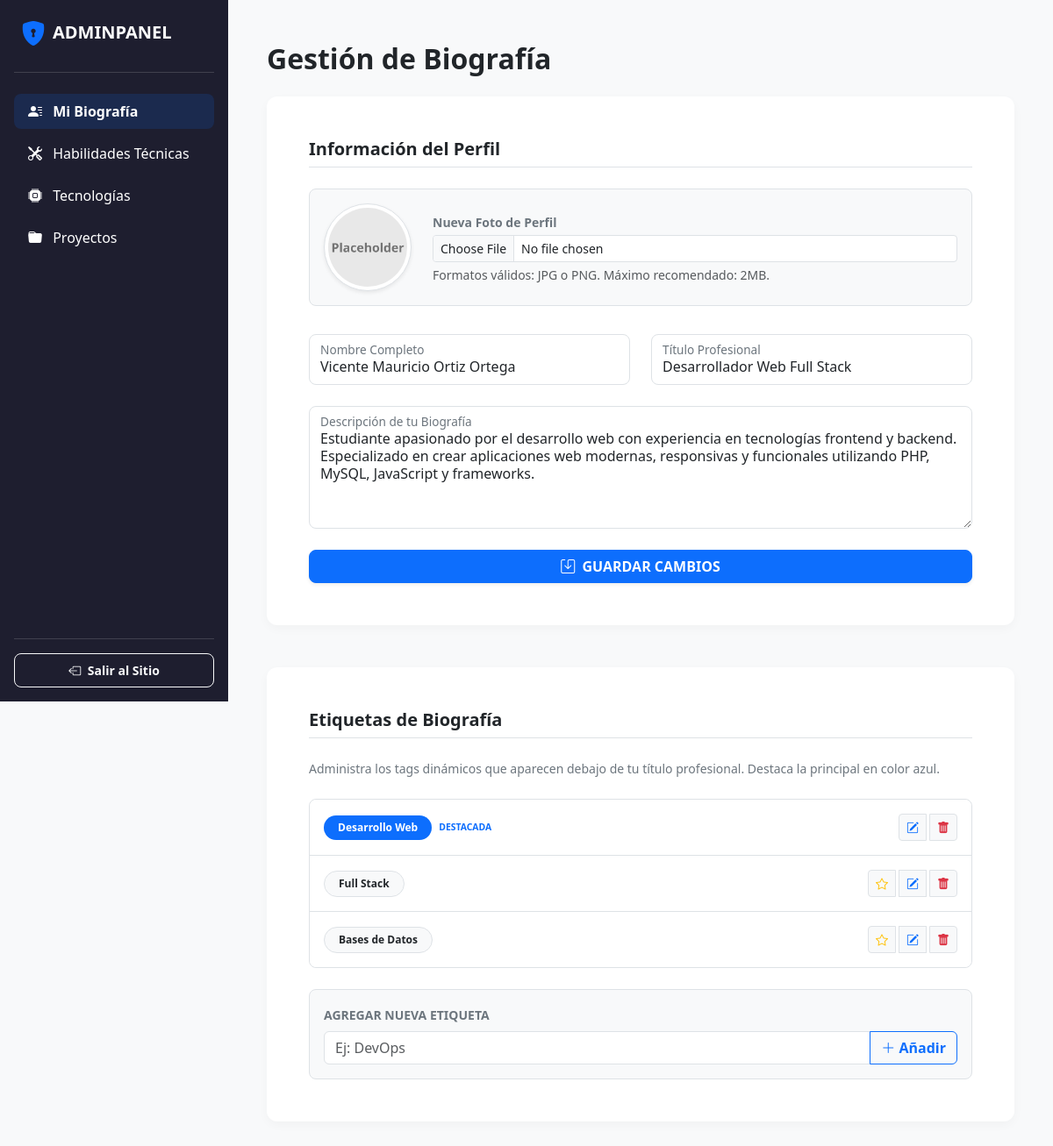
Page /dashboard_admin.php on the committed database.
### tables this page shows
CREATE TABLE biografia (
  id INT AUTO_INCREMENT NOT NULL,
  nombre VARCHAR(200) NOT NULL,
  titulo VARCHAR(200) NOT NULL,
  descripcion TEXT NOT NULL,
  foto_perfil VARCHAR(255) DEFAULT 'assets/img/placeholder.png',
  PRIMARY KEY (id)
);

CREATE TABLE etiquetas (
  id INT AUTO_INCREMENT NOT NULL,
  nombre VARCHAR(100) NOT NULL,
  destacada TINYINT(1) DEFAULT 0,
  PRIMARY KEY (id)
);

### dashboard_admin.php (the view, shortened to what this page needs)
<?php
require_once 'db_config.php';
$etiqueta_a_editar = null;
$query_bio = "SELECT * FROM biografia WHERE id = 1";
$res_bio = $conn->query($query_bio);
$bio = $res_bio ? $res_bio->fetch_assoc() : null;
if (empty($bio['foto_perfil']) || trim($bio['foto_perfil']) === '' || strpos($bio['foto_perfil'], 'placeholder.com') !== false) {
    $foto_actual = 'assets/img/placeholder.png';
} else {
    $foto_actual = $bio['foto_perfil'];
}
$query_bio = "SELECT * FROM biografia WHERE id = 1";
$res_bio = $conn->query($query_bio);
$bio = $res_bio ? $res_bio->fetch_assoc() : null;
$nombre      = $bio['nombre'] ?? 'Vicente Mauricio Ortiz Ortega';
$titulo      = $bio['titulo'] ?? 'Desarrollador Web Full Stack';
$descripcion = $bio['descripcion'] ?? 'Estudiante apasionado por el desarrollo web.';
if (empty($bio['foto_perfil']) || trim($bio['foto_perfil']) === '' || strpos($bio['foto_perfil'], 'placeholder.com') !== false) {
    $foto_actual = 'assets/img/placeholder.png';
} else {
    $foto_actual = $bio['foto_perfil'];
}
$etiquetas_existentes = [];
$res_etiquetas = $conn->query("SELECT * FROM etiquetas ORDER BY id ASC");
if ($res_etiquetas) {
    while ($fila = $res_etiquetas->fetch_assoc()) {
        $etiquetas_existentes[] = $fila;
    }
}
?>
<!DOCTYPE html>
<html lang="es">
<head>
    <link href="https://cdn.jsdelivr.net/npm/bootstrap@5.3.8/dist/css/bootstrap.min.css" rel="stylesheet">
    <link rel="stylesheet" href="https://cdn.jsdelivr.net/npm/bootstrap-icons@1.11.3/font/bootstrap-icons.min.css">
    <link rel="stylesheet" href="assets/css/style.css">
</head>
<body class="admin-panel">
    <aside class="admin-sidebar d-none d-lg-flex flex-column justify-content-between text-white p-3">
        <div>
            <div class="d-flex align-items-center gap-2 mb-4 px-2">
                <i class="bi bi-shield-lock-fill text-primary fs-3"></i>
                <span class="fs-5 fw-bold text-uppercase tracking-wider">AdminPanel</span>
            </div>
            <hr class="opacity-20 mb-4">
            <ul class="nav nav-pills flex-column gap-2">
                <li class="nav-item">
                    <a href="dashboard_admin.php" class="nav-link text-white active-admin rounded-3 py-2.5">
                        <i class="bi bi-person-lines-fill me-2"></i> Mi Biografía
                    </a>
                </li>
                <li class="nav-item">
                    <a href="dashboard_habilidades.php" class="nav-link text-white rounded-3 py-2.5">
                        <i class="bi bi-tools me-2"></i> Habilidades Técnicas
                    </a>
                </li>
                <li class="nav-item">
                    <a href="dashboard_tecnologias.php" class="nav-link text-white rounded-3 py-2.5">
                        <i class="bi bi-cpu-fill me-2"></i> Tecnologías
                    </a>
                </li>
                <li class="nav-item">
                    <a href="dashboard_proyectos.php" class="nav-link text-white rounded-3 py-2.5">
                        <i class="bi bi-folder-fill me-2"></i> Proyectos
                    </a>
                </li>
            </ul>
        </div>
        <div>
            <hr class="opacity-20 mb-3">
            <a href="index.php" class="btn btn-outline-light w-100 btn-sm py-2 rounded-3 fw-bold">
                <i class="bi bi-box-arrow-left me-1"></i> Salir al Sitio
            </a>
        </div>
    </aside>
    <main class="admin-main-content">
        <div class="container-fluid admin-max-container">
            <div class="d-flex justify-content-between align-items-center mb-4">
                <h1 class="fw-bold text-dark h2 m-0">Gestión de Biografía</h1>
            </div>
            <form action="dashboard_admin.php" method="POST" enctype="multipart/form-data">
                <div class="card admin-card p-3 p-md-5 mb-5">
                    <h3 class="fw-bold text-dark mb-4 fs-5 border-bottom pb-2">Información del Perfil</h3>
                    <div class="row g-4">
                        <div class="col-12 mb-2">
                            <div class="d-flex flex-column flex-sm-row align-items-center gap-4 p-3 border rounded-3 bg-light">
                                <div class="flex-shrink-0 d-flex justify-content-center align-items-center" style="width: 100px; height: 100px;">
                                    <img src="<?= $foto_actual ?>" alt="Miniatura" class="rounded-circle border img-thumbnail shadow-sm bg-white" style="width: 100%; height: 100%; object-fit: cover; aspect-ratio: 1 / 1;">
                                </div>
                                <div class="w-100">
                                    <label for="fotoPerfil" class="form-label fw-bold text-secondary small mb-1">Nueva Foto de Perfil</label>
                                    <input class="form-control form-control-sm" type="file" id="fotoPerfil" name="foto_perfil" accept="image/*">
                                    <div class="form-text small text-muted">Formatos válidos: JPG o PNG. Máximo recomendado: 2MB.</div>
                                </div>
                            </div>
                        </div>
                        <div class="col-md-6">
                            <div class="form-floating">
                                <input type="text" class="form-control rounded-3" id="nombreInput" name="nombre" placeholder="Nombre" value="<?= htmlspecialchars($nombre) ?>">
                                <label for="nombreInput" class="text-secondary">Nombre Completo</label>
                            </div>
                        </div>
                        <div class="col-md-6">
                            <div class="form-floating">
                                <input type="text" class="form-control rounded-3" id="tituloInput" name="titulo" placeholder="Título" value="<?= htmlspecialchars($titulo) ?>">
                                <label for="tituloInput" class="text-secondary">Título Profesional</label>
                            </div>
                        </div>
                        <div class="col-12">
                            <div class="form-floating">
                                <textarea class="form-control rounded-3" id="descripcionTextarea" name="descripcion" placeholder="Descripción" style="min-height: 140px;"><?= htmlspecialchars($descripcion) ?></textarea>
                                <label for="descripcionTextarea" class="text-secondary">Descripción de tu Biografía</label>
                            </div>
                        </div>
                    </div>
                    <div class="mt-4 text-center text-md-end">
                        <button type="submit" name="btn_guardar_bio" class="btn btn-primary w-100 w-md-auto px-4 py-2.5 fw-bold rounded-3 shadow-sm text-uppercase small">
                            <i class="bi bi-save me-1"></i> Guardar Cambios
                        </button>
                    </div>
                </div>
            </form>
            <div class="col-12" id="etiquetas">
                <div class="card admin-card p-3 p-md-5 mb-5">
                    <h5 class="fw-bold text-dark mb-4 fs-5 border-bottom pb-2">Etiquetas de Biografía</h5>
                    <p class="text-secondary small mb-4">Administra los tags dinámicos que aparecen debajo de tu título profesional. Destaca la principal en color azul.</p>
                    <div class="list-group list-group-flush rounded-3 border overflow-hidden">
                        <?php foreach ($etiquetas_existentes as $etiqueta): ?>
                            <div class="list-group-item d-flex align-items-center justify-content-between p-3 <?= $etiqueta['destacada'] ? 'bg-light-primary' : '' ?>">
                                <div class="d-flex align-items-center gap-2">
                                    <span class="badge <?= $etiqueta['destacada'] ? 'bg-primary text-white' : 'bg-light text-dark border' ?> rounded-pill px-3 py-2 fw-bold">
                                        <?= htmlspecialchars($etiqueta['nombre']) ?>
                                    </span>
                                    <?php if ($etiqueta['destacada']): ?>
                                        <small class="text-primary fw-bold text-uppercase p-badge" style="font-size:0.65rem;">Destacada</small>
                                    <?php endif; ?>
                                </div>
                                <div class="btn-group gap-1">
                                    <?php if (!$etiqueta['destacada']): ?>
                                        <a href="dashboard_admin.php?destacar_id=<?= $etiqueta['id'] ?>#etiquetas" class="btn btn-light btn-sm border text-warning px-2.5" title="Destacar esta etiqueta">
                                            <i class="bi bi-star"></i>
                                        </a>
                                    <?php endif; ?>
                                    <a href="dashboard_admin.php?editar_id=<?= $etiqueta['id'] ?>#etiquetas" class="btn btn-light btn-sm border text-primary px-2.5" title="Editar Nombre">
                                        <i class="bi bi-pencil-square"></i>
                                    </a>
                                    <a href="dashboard_admin.php?eliminar_id=<?= $etiqueta['id'] ?>#etiquetas" class="btn btn-light btn-sm border text-danger px-2.5" onclick="return confirm('¿Seguro que deseas eliminar esta etiqueta?')" title="Eliminar">
                                        <i class="bi bi-trash-fill"></i>
                                    </a>
                                </div>
                            </div>
                        <?php endforeach; ?>
                    </div>
                    <div class="mt-4 p-3 bg-light rounded-3 border">
                        <?php if ($etiqueta_a_editar): ?>
                            <form action="dashboard_admin.php#etiquetas" method="POST">
                                <input type="hidden" name="id_etiqueta" value="<?= $etiqueta_a_editar['id'] ?>">
                                <label class="form-label small fw-bold text-primary text-uppercase">Modificando Etiqueta</label>
                                <div class="input-group">
                                    <input type="text" class="form-control" name="nombre_etiqueta" value="<?= htmlspecialchars($etiqueta_a_editar['nombre']) ?>" required>
                                    <button type="submit" name="btn_actualizar_etiqueta" class="btn btn-primary fw-bold px-3">
                                        <i class="bi bi-check-lg"></i> Actualizar
                                    </button>
                                    <a href="dashboard_admin.php#etiquetas" class="btn btn-outline-secondary px-2" title="Cancelar">
                                        <i class="bi bi-x-lg"></i>
                                    </a>
                                </div>
                            </form>
                        <?php else: ?>
                            <form action="dashboard_admin.php#etiquetas" method="POST">
                                <label class="form-label small fw-bold text-secondary text-uppercase">Agregar Nueva Etiqueta</label>
                                <div class="input-group">
                                    <input type="text" class="form-control" name="nombre_etiqueta" placeholder="Ej: DevOps" required>
                                    <button type="submit" name="btn_agregar_etiqueta" class="btn btn-outline-primary fw-bold">
                                        <i class="bi bi-plus-lg"></i> Añadir
                                    </button>
                                </div>
                            </form>
                        <?php endif; ?>
                    </div>
                </div>
            </div>
        </div>
    </main>
</body>
</html>

### assets/css/style.css (style rules this page uses)
html, body { width: 100%; margin: 0; padding: 0; }
header, main, footer { overflow-x: hidden; }
.admin-panel { background-color: #f8f9fa; overflow-x: hidden; }
.admin-panel .admin-main-content { margin-left: 0; padding: 2rem 1rem; min-height: 100vh; }
@media (min-width: 992px) { .admin-panel .admin-sidebar { width: 260px; height: 100vh; position: fixed; top: 0; left: 0; background-color: #1e1e2f; z-index: 100; padding: 1.5rem; } }
@media (min-width: 992px) { .admin-panel .admin-main-content { margin-left: 260px; padding: 3rem 2rem; } }
.admin-panel .admin-max-container { max-width: 900px; }
.admin-panel .admin-card { border: none; border-radius: 12px; box-shadow: 0 4px 12px rgba(0, 0, 0, 0.03); background-color: #ffffff; }
.admin-panel .nav-link.active-admin { background-color: rgba(13, 110, 253, 0.15); color: #0d6efd; font-weight: 600; }
.admin-panel hr.opacity-20 { opacity: 0.15; border-color: #ffffff; }

### rows in the picture
biografia: foto_perfil (placeholder picture), nombre "Vicente Mauricio Ortiz Ortega", titulo "Desarrollador Web Full Stack", descripcion "Estudiante apasionado por el desarrollo web con experiencia en tecnologías frontend y backend. Especializado en crear aplicaciones web modernas, responsivas y funcionales utilizando PHP, MySQL, JavaScript y frameworks."
etiquetas: nombre "Desarrollo Web", destacada "DESTACADA"
etiquetas: nombre "Full Stack"
etiquetas: nombre "Bases de Datos"
